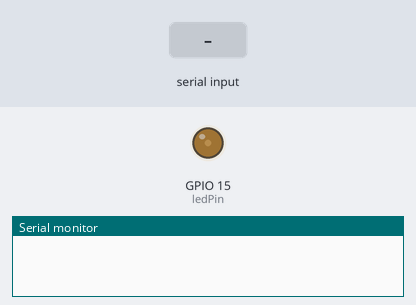
Recording of a sketch running on a simulated ESP32. On the bench: output pins drawn as LEDs (lit = HIGH), the last lines printed to the serial monitor. The inputs (shaded band) are chosen by the test bench.

Above: at 2.2 s.
2.3 s: "90,45\n" received over Serial
At 3.3 s:
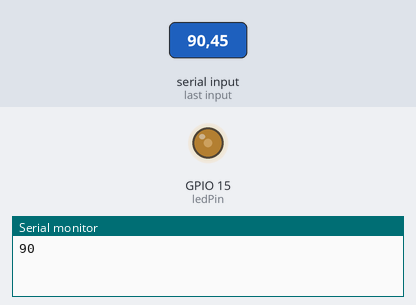
3.8 s: "200\n" received over Serial
At 4.6 s:
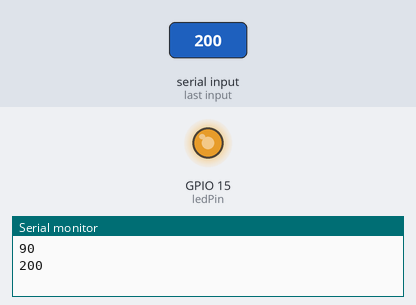
5.3 s: "90\n" received over Serial
At 5.6 s:
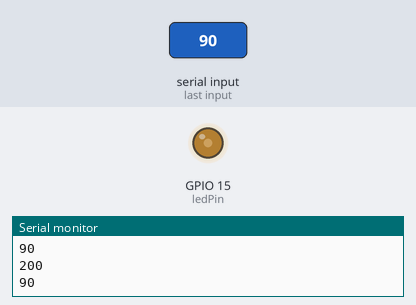
Timing chart, 0 to 8.3 s (numbered marks = the images above; inputs shaded):
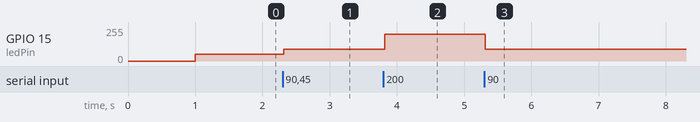

The sketch:

led_intensity_with_serial_read.ino
```cpp
#if CONFIG_FREERTOS_UNICORE
static const BaseType_t app_cpu = 0;
#else
static const BaseType_t app_cpu = 1;
#endif

static TaskHandle_t task1 = NULL;
static TaskHandle_t task2 = NULL;
volatile int intensity = 50;
#define ledPin 15

void startTask1(void *parameter)
{
    while (1)
    {
        if (Serial.available() > 0)
        {
            int val = Serial.parseInt();

            if (val >= 0 && val <= 255)
            {
                intensity = val;
            }

            Serial.println(intensity);
            while (Serial.available())
                Serial.read();
        }

        vTaskDelay(pdMS_TO_TICKS(10));
    }
}
void startTask2(void *parameter)
{
    while (1)
    {
        analogWrite(ledPin,intensity);

        vTaskDelay(pdMS_TO_TICKS(10));
    }
}

void setup() {
  // put your setup code here, to run once:
  Serial.begin(115200);

  pinMode(ledPin, OUTPUT);
  vTaskDelay(1000/portTICK_PERIOD_MS);


  xTaskCreatePinnedToCore(
    startTask1,
    "Task1",
    1024,
    NULL,
    1,
    &task1,
    app_cpu
  );

  xTaskCreatePinnedToCore(
    startTask2,
    "Task2",
    1024,
    NULL,
    2,
    &task2,
    app_cpu
  );
}

void loop() {
  // put your main code here, to run repeatedly:

}
```

Measured:
- after the input at 2.3 s, GPIO 15 (ledPin): 50/255 → 90/255 at once
- after the input at 3.8 s, GPIO 15 (ledPin): 90/255 → 200/255 at once
- after the input at 5.3 s, GPIO 15 (ledPin): 200/255 → 90/255 at once
